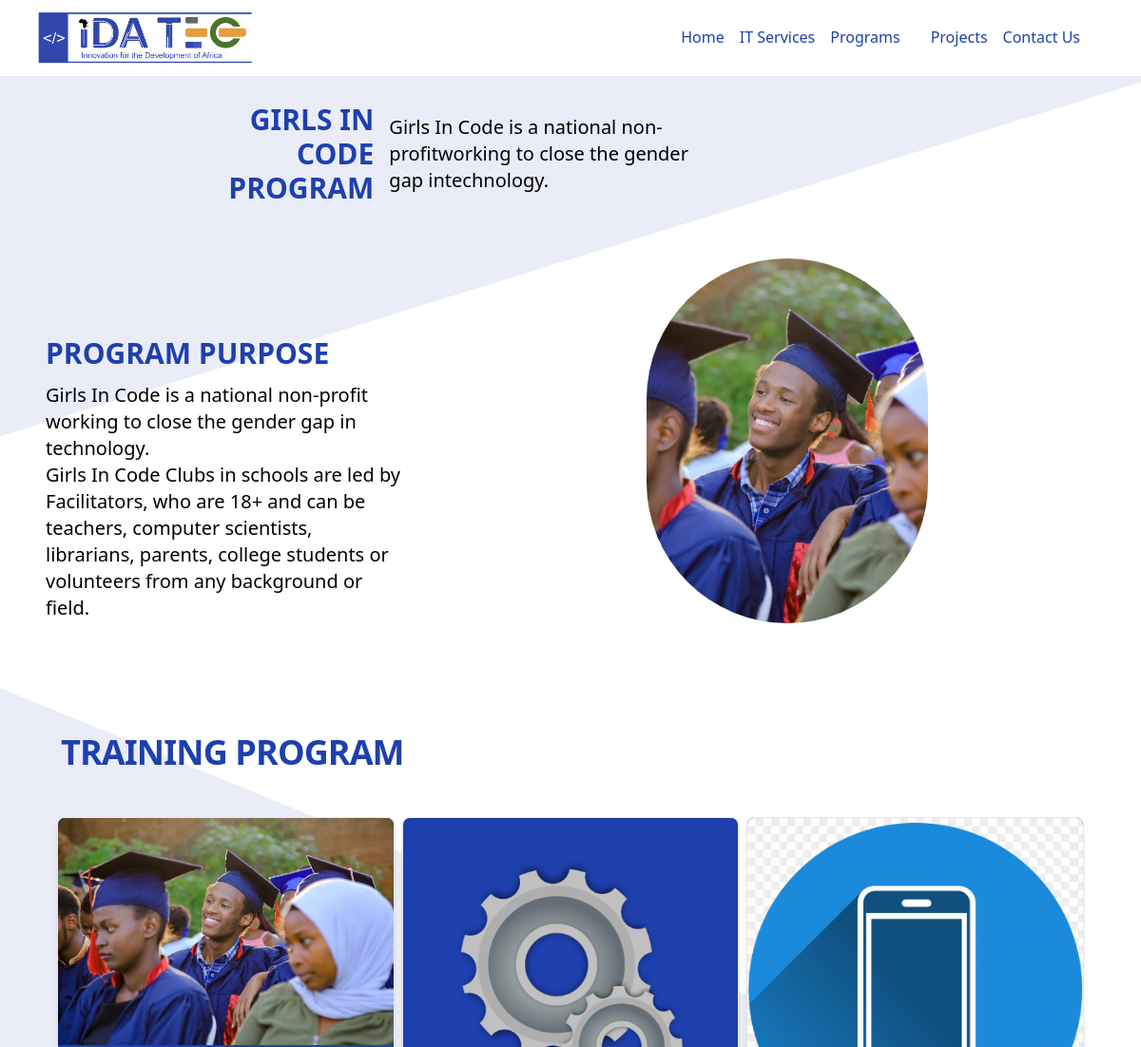
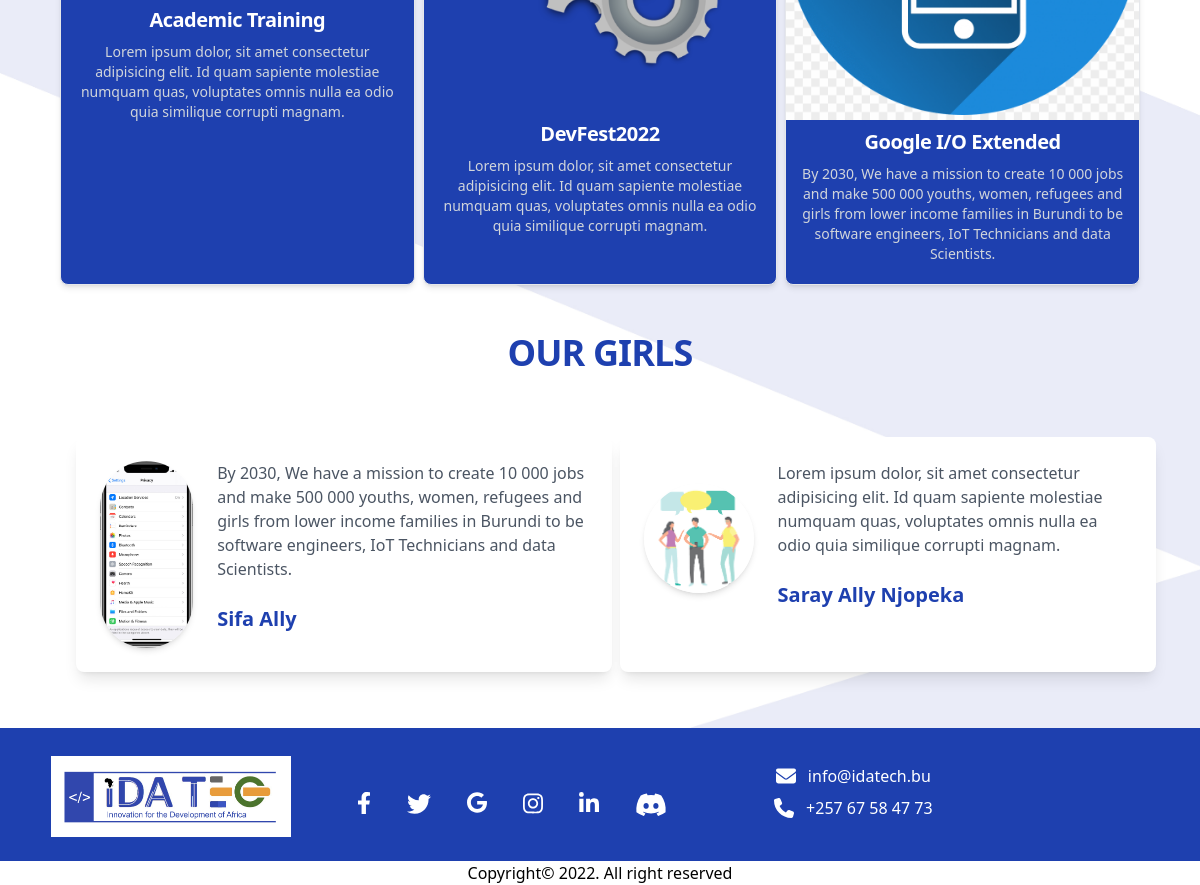
The app's page /girls with its own data (2 pictures, top to bottom).
### teq/models.py (models this page shows, shortened)
class TrainningProgram(models.Model):
    Title = models.CharField(max_length=20)
    Description = models.CharField(max_length=200)
    Picture = models.ImageField(upload_to=get_path, null=True, blank=True)

class GirlsInCode(models.Model):
    Names = models.CharField(max_length=25)
    Description = models.CharField(max_length=200)
    Picture = models.ImageField(upload_to=get_path, null=True, blank=True)

### teq/views.py (the view)
# urls.py: path('girls', views.girls, name="girls"),
def girls(request):
    training = TrainningProgram.objects.all()
    girls = GirlsInCode.objects.all()
    context = {'training': training, 'girls': girls}
    return render(request, 'idateq/girls.html', context)

### teq/templates/idateq/girls.html (shortened to what this page needs)
{% extends 'idateq/layouts/main.html' %}
{% block content %}
{% load static %}
<div class="relative bg-[url('static/images/back.jpg')] bg-cover">
    <div class="text-center lg:text-left animate__animated animate__fadeInUp">
        <div class="container p-7 ">
            <div class="grid grid-cols-2 gap-4 justify-center items-center sm:grid-cols-3 sm:px-40">
                <div class="mb-4 md:mb-0 text-end">
                    <p class="font-bold uppercase text-3xl sm:text-3xl text-blue-800">
                        GIRLS IN CODE PROGRAM
                    </p>
                </div>
                <div class="mb-4 md:mb-0 sm:col-span-2 text-small sm:text-xl text-start">
                    <p class="sm:pr-28">
                        Girls In Code is a national non-profitworking to close the gender gap intechnology.
                    </p>
                </div>
            </div>
        </div>
    </div>
    <div class="text-center lg:text-left">
        <div class="container p-7 ">
            <div class="grid grid-cols-2 gap-4 justify-center items-center sm:grid-cols-2 sm:px-5">
                <div class="mb-4 md:mb-0 text-start animate__animated animate__fadeInLeft animate__delay-1s">
                    <div class="text-2xl font-bold uppercase mb-3 sm:text-3xl text-blue-800">PROGRAM PURPOSE</div>
                    <div class="font-sans text-sm sm:pr-20 sm:text-xl">Girls In Code is a national non-profit working to
                        close the gender
                        gap in technology. </br>
                        Girls In Code Clubs in schools are led by Facilitators, who are 18+ and can be teachers,
                        computer scientists, librarians, parents, college students or volunteers from any background or
                        ﬁeld.</div>
                </div>
                <div class="animate__animated animate__fadeInRight animate__delay-1s mb-4 md:mb-0  text-small sm:text-base text-start sm:pl-40 sm:pb-20">
                    <img src="{% static 'images/home.jpg' %}" class="object-cover h-52 w-52 sm:h-96 sm:w-96 "
                        style="border-radius: 1000px;">
                </div>
            </div>
        </div>
    </div>
    <div class="relative">
        <h1 class="text-4xl font-bold tracking-tight text-blue-800 py-2 px-4 sm:px-16">TRAINING PROGRAM</h2>
            <div class="mx-auto max-w-2xl py-2 px-4 sm:py-10 sm:px-6 lg:max-w-7xl lg:px-10 animate__animated animate__fadeInUp">
                <div
                    class="grid grid-cols-2 gap-y-2  gap-x-2 sm:grid-cols-3 lg:grid-cols-3 xl:grid-cols-3 xl:gap-y-5 xl:gap-x-5 lg:px-5">
                    {% for train in training %}
                    <div
                        class=" group aspect-w-1 aspect-h-1 w-full overflow-hidden  xl:aspect-w-7 xl:aspect-h-8 bg-blue-800 border border-gray-200 rounded-lg shadow-md ">
                        <img src='{{train.Picture.url}}' alt="" />
                        <div class="p-2 text-center">
                            <h5 class="mb-2 text-xl font-bold tracking-tight text-white  ">{{train.Title}}</h5>
                            <p class="mb-3 font-normal text-gray-300 text-sm">
                                {{train.Description}}
                            </p>
                        </div>
                    </div>
                    {% endfor %}
                    </div>
                </div>
            </div>
            <div class="relative">
                <h1 class="text-4xl font-bold tracking-tight text-blue-800 py-2 px-4 sm:px-16 text-center">OUR GIRLS</h2>
                    <div class="mx-auto max-w-2xl py-2 px-4 sm:py-10 sm:px-6 lg:max-w-7xl lg:px-10 ">
                        <div
                            class="grid grid-cols-1 gap-y-2  gap-x-2 sm:grid-cols-2 lg:grid-cols-2 xl:grid-cols-2 xl:gap-y-5 xl:gap-x-5 lg:px-5">
                        {% for girl in girls %}
                            <div
                                class="group aspect-w-1 aspect-h-1 w-full overflow-visible  xl:aspect-w-7 xl:aspect-h-8 block  p-6 rounded-lg shadow-lg bg-white m-4">
                                <div class="md:flex md:flex-row">
                                    <div
                                        class="md:w-96 w-36 flex justify-center items-center mb-6 lg:mb-0 mx-auto md:mx-0">
                                        <img src="{{girl.Picture.url}}"
                                            class="rounded-full shadow-md" alt="woman avatar" />
                                    </div>
                                    <div class="md:ml-6">
                                        <p class="text-gray-600 font-normal mb-6">
                                            {{girl.Description}}
                                        </p>
                                        <p class="font-semibold text-xl mb-2 text-blue-800">{{girl.Names}}</p>
                                    </div>
                                </div>
                            </div>
                        {% endfor %}
                        </div>
                    </div>
            </div>
            {% endblock content %}

### teq/templates/idateq/layouts/main.html (shortened to what this page needs)
{% load static %}
<!DOCTYPE html>
<html lang="en" class="scroll-smooth">
<head>
    <link href="{% static 'css/header.css'%}" rel="stylesheet" />
    <link href="{% static 'css/custom.css' %}" rel="stylesheet" />
    <link rel="stylesheet" href="https://cdnjs.cloudflare.com/ajax/libs/animate.css/4.1.1/animate.min.css" />
    <script src="https://cdn.tailwindcss.com"></script>
</head>
<body>
    <div>
        {% include 'idateq/inc/header.html' %}
    </div>
    {% block content %}
    {% endblock content %}
    <div>
        {% include 'idateq/inc/footer.html' %}
    </div>
</body>
</html>

### teq/templates/idateq/inc/header.html (shortened to what this page needs)
{% load static %}
<nav class="bg-white">
    <div class="mx-auto max-w-7xl px-2 sm:px-6 lg:px-8 h-20">
        <div class="relative flex h-16 items-center justify-between">
            <div class="flex flex-1 items-center justify-center sm:items-stretch sm:justify-start">
                <div class="flex flex-shrink-0 items-center">
                    <img src="{% static 'images/idalogo1.jpg' %}" class="block w-60 mt-4" alt="...">
                </div>
                <div class="hidden sm:ml-auto sm:block mt-7">
                    <div class="flex space-x-4">
                        <a href="{% url 'home' %}" class="text-blue-800 hover:text-blue-700 py-2 font-medium"
                            aria-current="page">Home</a>
                        <a href="{% url 'services' %}" class="text-blue-800 hover:text-blue-700 py-2 font-medium">IT
                            Services</a>
                        <div class="dropdown">
                            <button
                                class="dropbtn text-blue-800 hover:text-blue-700 py-2 font-medium inline-flex items-center">Programs
                                <svg class="fill-current h-4 w-4" xmlns="http://www.w3.org/2000/svg"
                                    viewBox="0 0 20 20">
                                    <path
                                        d="M9.293 12.95I.707.707L15.657 8I-1.414-1.4414L10 10.828 5.757 6.586 4.343 8z" />
                                </svg>
                            </button>
                        </div>
                        <a href="project"
                            class="text-blue-800 hover:text-blue-700 py-2 font-medium">Projects</a>
                        <a href="{% url 'contact' %}"
                            class="text-blue-800 hover:text-blue-700 pr-8 py-2 font-medium">Contact Us</a>
                    </div>
                </div>
            </div>
        </div>
    </div>
</nav>

### teq/templates/idateq/inc/footer.html (shortened to what this page needs)
{% load static %}
<footer class="bg-blue-800 text-center lg:text-left">
    <div class="container p-2 text-gray-800">
        <div class="grid lg:grid-cols-3 gap-4">
            <div class="mb-4 md:mb-0">
                <div class="flex justify-center mb-4 mt-5">
                    <img src="{% static 'images/idalogo.jpg' %}" class="block w-60 " alt="...">
                </div>
            </div>
            <div class="mb-4 md:mb-0">
                <div class="flex justify-center mb-4 mt-14">
                    <a href="#!" class="mr-9 text-white">
                    </a>
                    <a href="#!" class="mr-9 text-white">
                    </a>
                    <a href="#!" class="mr-9 text-white">
                    </a>
                    <a href="#!" class="mr-9 text-white">
                    </a>
                    <a href="#!" class="mr-9 text-white">
                    </a>
                    <a href="#!" class="text-white">
                    </a>
                </div>
            </div>
            <div class="mb-4 md:mb-0">
                <div class="justify-center mb-4 mt-7 text-white text-center">
                    <p class="mb-2 flex items-center justify-center  ">
                        <span class="ml-3">info@idatech.bu<span>
                    </p>
                    <p class="mb-2 flex items-center justify-center">
                        <span class="ml-3">+257 67 58 47 73<span>
                    </p>
                </div>
            </div>
        </div>
    </div>
    <div class=" bg-white text-center text-black text-normal">
        Copyright© 2022. All right reserved
    </div>
</footer>

### static/css/header.css (style rules this page uses)
.dropbtn { border: none; cursor: pointer; }
.dropdown { position: relative; display: inline-block; }

### records on screen
TrainningProgram: Picture (picture), Title "Academic Training", Description "Lorem ipsum dolor, sit amet consectetur adipisicing elit. Id quam sapiente molestiae numquam quas, voluptates omnis nulla ea odio quia similique corrupti magnam."
TrainningProgram: Picture (picture), Title "DevFest2022", Description "Lorem ipsum dolor, sit amet consectetur adipisicing elit. Id quam sapiente molestiae numquam quas, voluptates omnis nulla ea odio quia similique corrupti magnam."
TrainningProgram: Picture (picture), Title "Google I/O Extended", Description "By 2030, We have a mission to create 10 000 jobs and make 500 000 youths, women, refugees and girls from lower income families in Burundi to be software engineers, IoT Technicians and data Scientists."
GirlsInCode: Picture (picture), Description "By 2030, We have a mission to create 10 000 jobs and make 500 000 youths, women, refugees and girls from lower income families in Burundi to be software engineers, IoT Technicians and data Scientists.", Names "Sifa Ally"
GirlsInCode: Picture (picture), Description "Lorem ipsum dolor, sit amet consectetur adipisicing elit. Id quam sapiente molestiae numquam quas, voluptates omnis nulla ea odio quia similique corrupti magnam.", Names "Saray Ally Njopeka"
